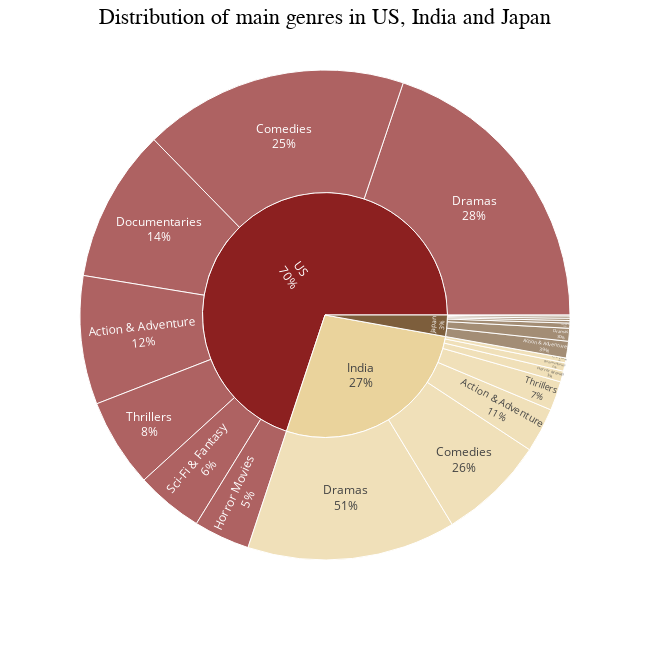

The notebook cell saved with this chart:
### Code cell
fig = px.sunburst(dist, path = ['country', 'genre'], values = 'count', color = 'country',
                 color_discrete_map = {'US': '#8C2020', 'India': '#EAD39C', 'Japan': '#7D5E3C'},
                 width = 650, height = 650)

fig.update_layout(annotations = [dict(text = 'Distribution of main genres in US, India and Japan', 
                                      x = 0.5, y = 1.11, font_size = 22, showarrow = False, 
                                      font_family = 'Arial Black',
                                      font_color = 'black')])

fig.update_traces(textinfo = 'label + percent parent')
                  
fig.show()

### Figure 1 — Plotly figure (JSON) as saved in the notebook; plotly's stock layout.template omitted (floating-point values rounded to 4 significant figures)
{"data": [{"branchvalues": "total", "customdata": [["Japan"], ["Japan"], ["Japan"], ["US"], ["India"], ["India"], ["US"], ["India"], ["US"], ["Japan"], ["India"], ["US"], ["US"], ["Japan"], ["India"], ["US"], ["Japan"], ["India"], ["US"], ["Japan"], ["India"], ["India"], ["Japan"], ["US"]], "domain": {"x": [0, 1], "y": [0, 1]}, "hovertemplate": "labels=%{label}<br>count=%{value}<br>parent=%{parent}<br>id=%{id}<br>country=%{customdata[0]}<extra></extra>", "ids": ["Japan/Dramas", "Japan/Horror Movies", "Japan/Documentaries", "US/Documentaries", "India/Dramas", "India/Horror Movies", "US/Dramas", "India/Thrillers", "US/Sci-Fi & Fantasy", "Japan/Sci-Fi & Fantasy", "India/Sci-Fi & Fantasy", "US/Horror Movies", "US/Thrillers", "Japan/Thrillers", "India/Documentaries", "US/Comedies", "Japan/Comedies", "India/Comedies", "US/Action & Adventure", "Japan/Action & Adventure", "India/Action & Adventure", "India", "Japan", "US"], "labels": ["Dramas", "Horror Movies", "Documentaries", "Documentaries", "Dramas", "Horror Movies", "Dramas", "Thrillers", "Sci-Fi & Fantasy", "Sci-Fi & Fantasy", "Sci-Fi & Fantasy", "Horror Movies", "Thrillers", "Thrillers", "Documentaries", "Comedies", "Comedies", "Comedies", "Action & Adventure", "Action & Adventure", "Action & Adventure", "India", "Japan", "US"], "marker": {"colors": ["#7D5E3C", "#7D5E3C", "#7D5E3C", "#8C2020", "#EAD39C", "#EAD39C", "#8C2020", "#EAD39C", "#8C2020", "#7D5E3C", "#EAD39C", "#8C2020", "#8C2020", "#7D5E3C", "#EAD39C", "#8C2020", "#7D5E3C", "#EAD39C", "#8C2020", "#7D5E3C", "#EAD39C", "#EAD39C", "#7D5E3C", "#8C2020"]}, "name": "", "parents": ["Japan", "Japan", "Japan", "US", "India", "India", "US", "India", "US", "Japan", "India", "US", "US", "Japan", "India", "US", "Japan", "India", "US", "Japan", "India", "", "", ""], "textinfo": "label+percent parent", "type": "sunburst", "values": [40, 3, 7, 478, 651, 34, 937, 91, 210, 8, 15, 175, 277, 7, 26, 826, 16, 333, 401, 52, 139, 1289, 133, 3304]}], "layout": {"annotations": [{"font": {"color": "black", "family": "Arial Black", "size": 22}, "showarrow": false, "text": "Distribution of main genres in US, India and Japan", "x": 0.5, "y": 1.11}], "height": 650, "legend": {"tracegroupgap": 0}, "margin": {"t": 60}, "width": 650}}
